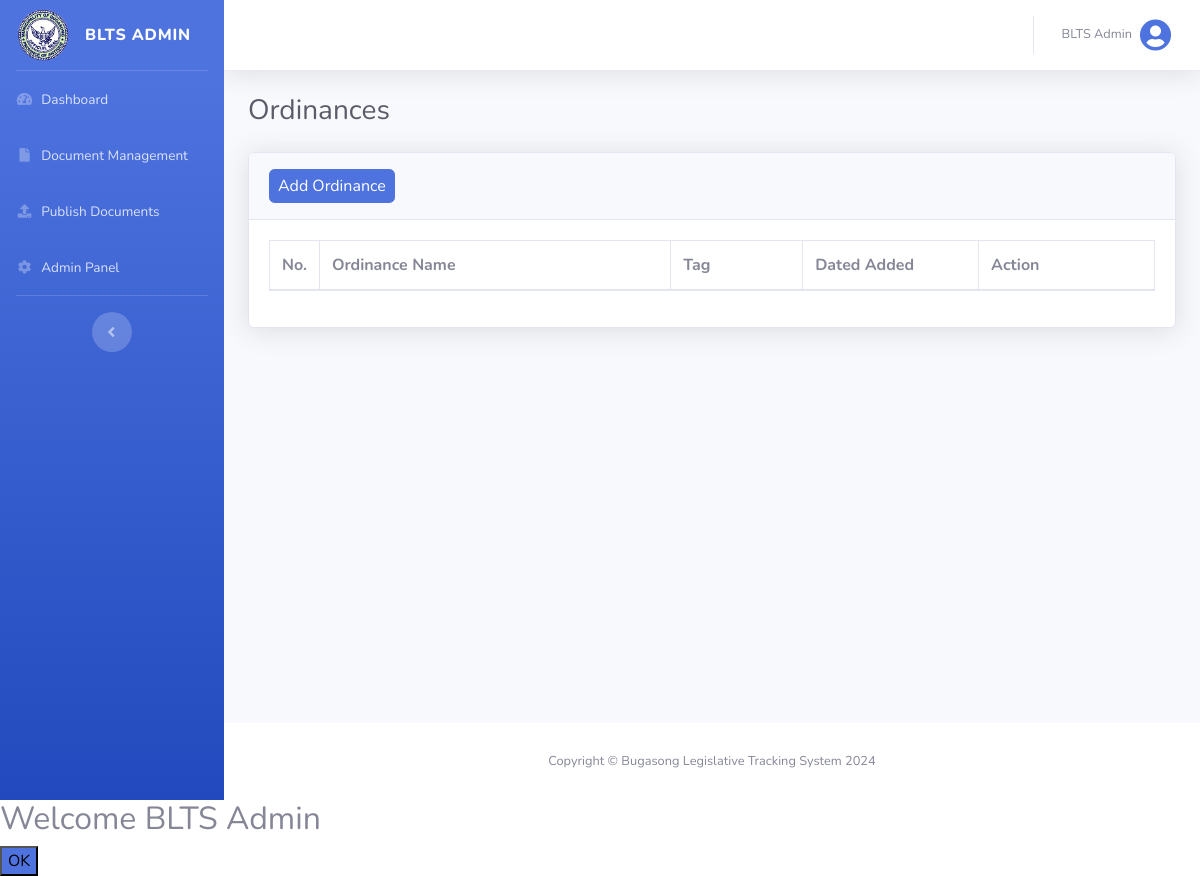
Page /views/admin_ordinance.php?manage (signed in) on the earlier database version.
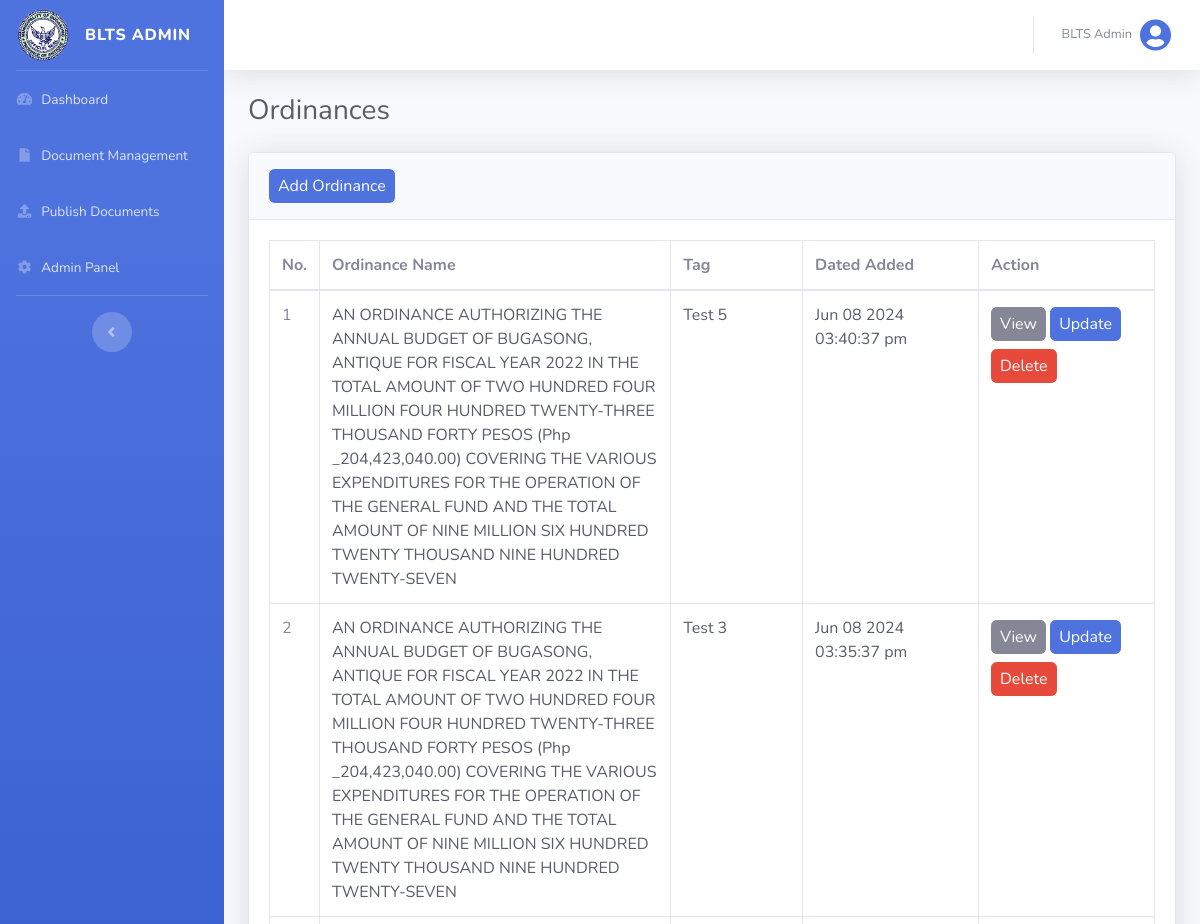
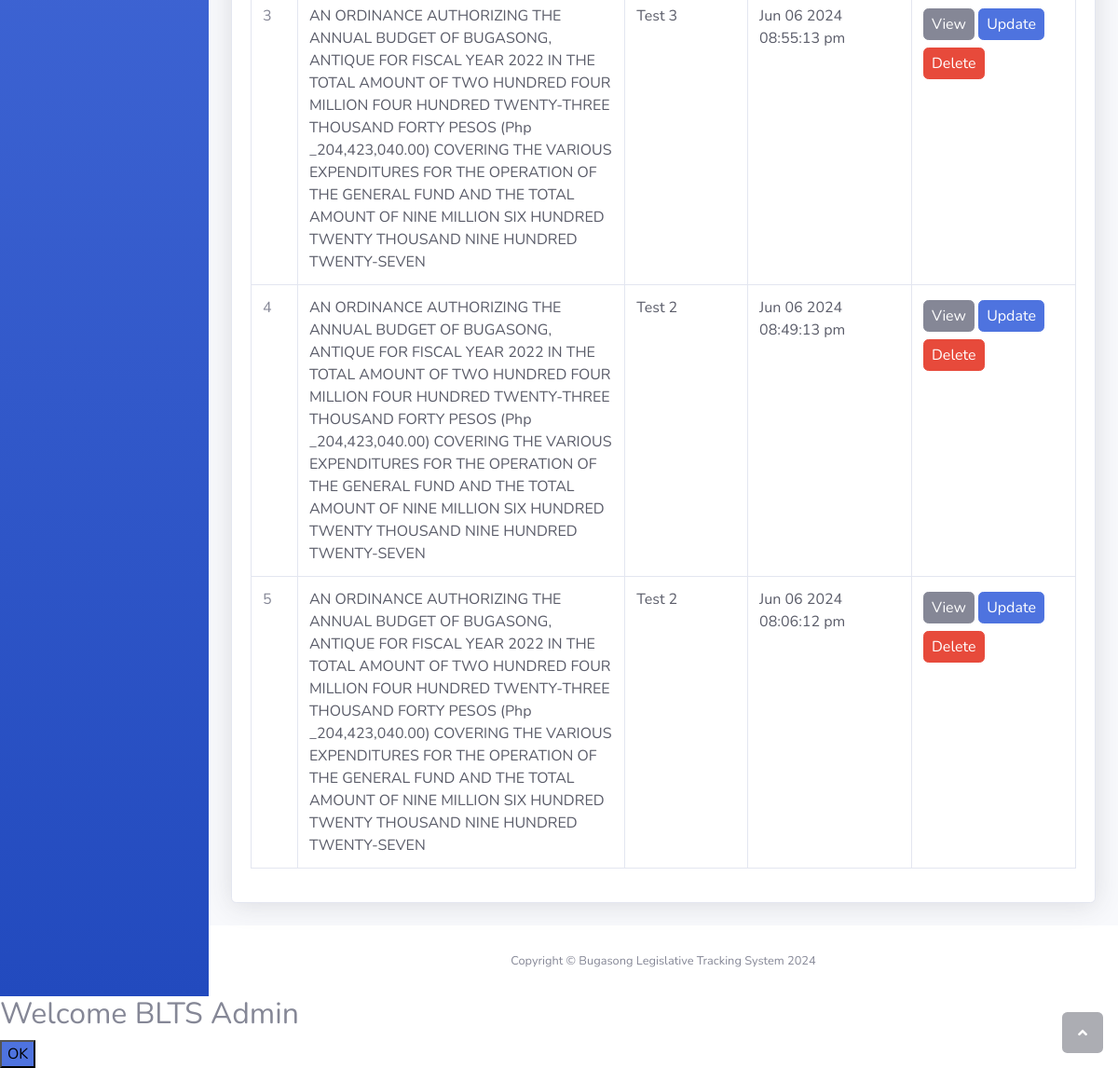
Same page on the later database version (2 pictures, top to bottom).
### tables this page shows
CREATE TABLE `ordinances` (
  `ordinance_id` int(255) NOT NULL,
  `user_id` int(255) NOT NULL,
  `tag_id` int(255) NOT NULL,
  `title` longtext NOT NULL,
  `ordinanceNo` varchar(255) NOT NULL,
  `preamble` longtext NOT NULL,
  `enactingClause` longtext NOT NULL,
  `body` longtext NOT NULL,
  `repealingClause` longtext NOT NULL,
  `effectivityClause` longtext NOT NULL,
  `enactmentDetails` longtext NOT NULL,
  `file` varchar(255) NOT NULL,
  `date_added` datetime NOT NULL DEFAULT current_timestamp(),
  `status` int(255) NOT NULL DEFAULT 0
);

CREATE TABLE `tags` (
  `tag_id` int(255) NOT NULL,
  `tag_name` varchar(255) NOT NULL,
  `date_added` datetime NOT NULL DEFAULT current_timestamp()
);

### config/functions.php (called while the page is built, shortened)
<?php
function isLogin()
{
    return isset($_SESSION['isLogin']);
}
function isAdmin()
{
    return isset($_SESSION['user_type']) && $_SESSION['user_type'] === 'admin';
}
function logUsertype()
{
    return $_SESSION['user_type'];
}
function getAllOrdinancesDesc($limit)
{
    return findAll('ordinances', 'ordinance_id', 'DESC', $limit);
}
function getTagByID($id)
{
    return find('tags', ['tag_id' => $id]);
}

### config/database.php (called while the page is built, shortened)
<?php
$host = "localhost";
$username = "root";
$password = "";
$database = "blts";
$conn = mysqli_connect($host, $username, $password, $database);
function find($table, $conditions)
{
    global $conn;
    $sql = "SELECT * FROM $table WHERE ";
    $params = [];
    foreach ($conditions as $column => $value) {
        $sql .= "$column = ? AND ";
        $params[] = $value;
    }
    $sql = substr($sql, 0, -4);
    $stmt = mysqli_prepare($conn, $sql);
    $types = str_repeat("s", count($params));
    $stmt->bind_param($types, ...$params);
    $stmt->execute();
    $result = $stmt->get_result();
    return $result->fetch_assoc();
}
function findAll($table, $orderBy = null, $direction = 'ASC', $limit = null)
{
    global $conn;
    $sql = "SELECT * FROM $table";
    if ($orderBy === 'RAND()') {
        $sql .= " ORDER BY RAND()";
    } elseif ($orderBy) {
        $sql .= " ORDER BY $orderBy $direction";
    }
    $result = mysqli_query($conn, $sql);
    return mysqli_fetch_all($result, MYSQLI_ASSOC);
}

### views/admin_ordinance.php (the view, shortened to what the changed rows need)
<?php
@include('header.php');
?>
<div id="content-wrapper" class="d-flex flex-column">
    <div id="content">
        <?php if (isAdmin()) : ?>
            <div class="container-fluid">
                <div class="d-sm-flex align-items-center justify-content-between mb-4">
                    <h1 class="h3 mb-0 text-gray-800">Ordinances</h1>
                </div>
                <div class="card shadow mb-4">
                    <div class="card-body">
                        <div class="table-responsive">
                            <table class="table table-bordered" id="dataTable1" width="100%" cellspacing="0">
                                <thead>
                                    <tr>
                                        <th style="width: 5%;">No.</th>
                                        <th style="width: 40%;">Ordinance Name</th>
                                        <th style="width: 15%;">Tag</th>
                                        <th style="width: 20%;">Dated Added</th>
                                        <th style="width: 20%;"><?php if (isset($_GET['publish'])) : ?>Status<?php endif; ?><?php if (isset($_GET['manage'])) : ?>Action<?php endif; ?></th>
                                    </tr>
                                </thead>
                                <tbody>
                                    <?php $count = 1; ?>
                                    <?php foreach (getAllOrdinancesDesc(null) as $ordinance) :  ?>
                                        <tr>
                                            <td><?php echo $count++; ?></td>
                                            <td class="text-gray-800"><?php echo $ordinance['title']; ?></td>
                                            <td class="text-gray-800"><?php echo isset(getTagByID($ordinance['tag_id'])['tag_name']) ? getTagByID($ordinance['tag_id'])['tag_name'] : ''; ?></td>
                                            <td class="text-gray-800"><?php echo date('M d Y h:i:s a', strtotime($ordinance['date_added'])); ?></td>
                                            <td>
                                                <?php if (isset($_GET['manage'])) : ?>
                                                    <a href="view_ordinance.php?ordinance_id=<?php echo $ordinance['ordinance_id']; ?>" class="btn btn-secondary px-2 py-1 my-1">View</a>
                                                    <a href="admin_update_ordinance.php?ordinance_id=<?php echo $ordinance['ordinance_id']; ?>" class="btn btn-primary px-2 py-1 my-1">Update</a>
                                                    <a href="../actions/admin_delete.php?delete_ordinance=delete&ordinance_id=<?php echo $ordinance['ordinance_id']; ?>" class="btn btn-danger px-2 py-1 my-1 delete">Delete</a>
                                                <?php endif; ?>
                                            </td>
                                        </tr>
                                    <?php endforeach; ?>
                                </tbody>
                            </table>
                        </div>
                    </div>
                </div>
            </div>
        <?php else : redirect('dashboard', ''); ?>
        <?php endif; ?>
    </div>
</div>
<?php
@include('footer.php');
?>

### views/header.php (shortened to what the changed rows need)
<!DOCTYPE html>
<html lang="en">
<head>
    <link href="../vendor/fontawesome-free/css/all.min.css" rel="stylesheet" type="text/css">
    <link href="../css/sb-admin-2.min.css" rel="stylesheet">
    <link href="../css/datatable.css" rel="stylesheet">
    <link href="../css/styles.css" rel="stylesheet">
</head>
<body id="page-top">
    <div id="wrapper">
        <?php if (isLogin()) : ?>
            <ul class="navbar-nav bg-gradient-primary sidebar sidebar-dark accordion" id="accordionSidebar">
                <a class="sidebar-brand d-flex align-items-center justify-content-center" id="brandLink" data-title="BLTS - Dashboard" href="dashboard.php">
                    <div class="sidebar-brand-icon">
                        <img src="../img/blts.png" class="img-profile" alt="">
                    </div>
                    <div class="sidebar-brand-text mx-3">BLTS <?php echo logUsertype(); ?></div>
                </a>
                <hr class="sidebar-divider my-0">
                <li class="nav-item">
                    <a class="nav-link Links" id="dashboardLink" href="dashboard.php" data-title="BLTS - Dashboard">
                        <i class="fas fa-fw fa-tachometer-alt"></i>
                        <span>Dashboard</span>
                    </a>
                </li>
                <?php if (isAdmin()) : ?>
                    <li class="nav-item">
                        <a class="nav-link Links" href="#" id="documentManagementLink" data-toggle="collapse" data-target="#DocumentManagePage" aria-expanded="true" aria-controls="DocumentManagePage" data-title="BLTS - Document Management">
                            <i class="fas fa-fw fa-file"></i>
                            <span>Document Management</span>
                        </a>
                    </li>
                    <li class="nav-item">
                        <a class="nav-link Links" id="publishDocumentLink" href="#" data-toggle="collapse" data-target="#DocumentPublishPage" aria-expanded="true" aria-controls="DocumentPublishPage" data-title="BLTS - Publish Documents">
                            <i class="fas fa-fw fa-upload"></i>
                            <span>Publish Documents</span>
                        </a>
                    </li>
                    <li class="nav-item">
                        <a class="nav-link Links" id="adminPanelLink" href="#" data-toggle="collapse" data-target="#adminPanelPage" aria-expanded="true" aria-controls="adminPanelPage" data-title="BLTS - Admin Panel">
                            <i class="fas fa-fw fa-cog"></i>
                            <span>Admin Panel</span>
                        </a>
                    </li>
                <?php endif; ?>
                <hr class="sidebar-divider d-none d-md-block">
                <div class="text-center d-none d-md-inline">
                    <button class="rounded-circle border-0" id="sidebarToggle"></button>
                </div>
            </ul>
        <?php endif;

### views/footer.php (shortened to what the changed rows need)
</div>
<a class="scroll-to-top rounded" href="#page-top">
    <i class="fas fa-angle-up"></i>
</a>
</body>
</body>
</html>

Differences in the rows shown:
added ordinances: title "AN ORDINANCE AUTHORIZING THE ANNUAL BUDGET OF BUGASONG, ANTIQUE FOR FISCAL YEAR 2022 IN THE TOTAL AMOUNT OF TWO HUNDRED FOUR MILLION FOUR HUNDRED TWENTY-THREE THOUSAND FORTY PESOS (Php _204,423,040.00) COVERING THE VARIOUS EXPENDITURES FOR THE OPERATION OF THE GENERAL FUND AND THE TOTAL AMOUNT OF NINE MILLION SIX HUNDRED TWENTY THOUSAND NINE HUNDRED TWENTY-SEVEN", tag.tag_name "Test 5", date_added "Jun 08 2024 03:40:37 pm"
added ordinances: title "AN ORDINANCE AUTHORIZING THE ANNUAL BUDGET OF BUGASONG, ANTIQUE FOR FISCAL YEAR 2022 IN THE TOTAL AMOUNT OF TWO HUNDRED FOUR MILLION FOUR HUNDRED TWENTY-THREE THOUSAND FORTY PESOS (Php _204,423,040.00) COVERING THE VARIOUS EXPENDITURES FOR THE OPERATION OF THE GENERAL FUND AND THE TOTAL AMOUNT OF NINE MILLION SIX HUNDRED TWENTY THOUSAND NINE HUNDRED TWENTY-SEVEN", tag.tag_name "Test 3", date_added "Jun 08 2024 03:35:37 pm"
added ordinances: title "AN ORDINANCE AUTHORIZING THE ANNUAL BUDGET OF BUGASONG, ANTIQUE FOR FISCAL YEAR 2022 IN THE TOTAL AMOUNT OF TWO HUNDRED FOUR MILLION FOUR HUNDRED TWENTY-THREE THOUSAND FORTY PESOS (Php _204,423,040.00) COVERING THE VARIOUS EXPENDITURES FOR THE OPERATION OF THE GENERAL FUND AND THE TOTAL AMOUNT OF NINE MILLION SIX HUNDRED TWENTY THOUSAND NINE HUNDRED TWENTY-SEVEN", tag.tag_name "Test 3", date_added "Jun 06 2024 08:55:13 pm"
added ordinances: title "AN ORDINANCE AUTHORIZING THE ANNUAL BUDGET OF BUGASONG, ANTIQUE FOR FISCAL YEAR 2022 IN THE TOTAL AMOUNT OF TWO HUNDRED FOUR MILLION FOUR HUNDRED TWENTY-THREE THOUSAND FORTY PESOS (Php _204,423,040.00) COVERING THE VARIOUS EXPENDITURES FOR THE OPERATION OF THE GENERAL FUND AND THE TOTAL AMOUNT OF NINE MILLION SIX HUNDRED TWENTY THOUSAND NINE HUNDRED TWENTY-SEVEN", tag.tag_name "Test 2", date_added "Jun 06 2024 08:49:13 pm"
added ordinances: title "AN ORDINANCE AUTHORIZING THE ANNUAL BUDGET OF BUGASONG, ANTIQUE FOR FISCAL YEAR 2022 IN THE TOTAL AMOUNT OF TWO HUNDRED FOUR MILLION FOUR HUNDRED TWENTY-THREE THOUSAND FORTY PESOS (Php _204,423,040.00) COVERING THE VARIOUS EXPENDITURES FOR THE OPERATION OF THE GENERAL FUND AND THE TOTAL AMOUNT OF NINE MILLION SIX HUNDRED TWENTY THOUSAND NINE HUNDRED TWENTY-SEVEN", tag.tag_name "Test 2", date_added "Jun 06 2024 08:06:12 pm"
